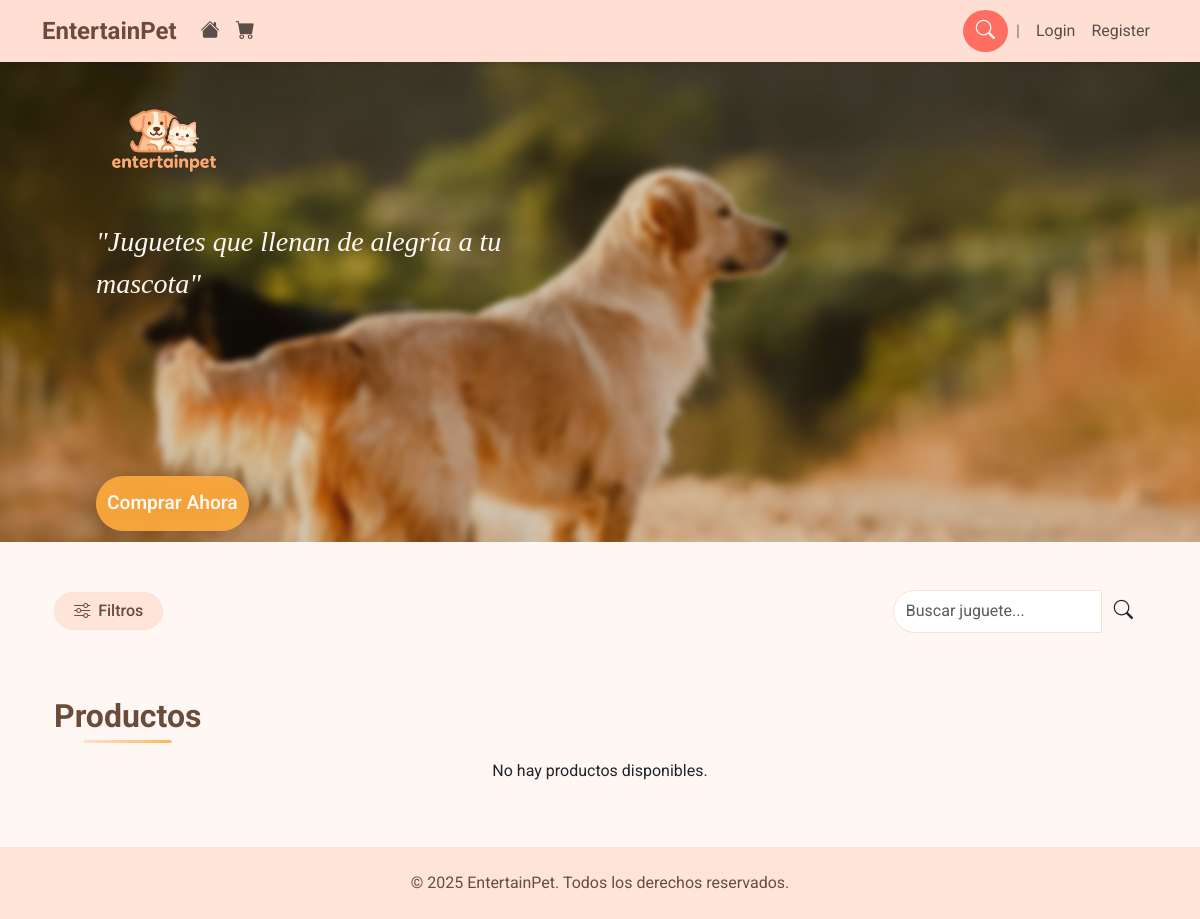
The app's page /, older data.
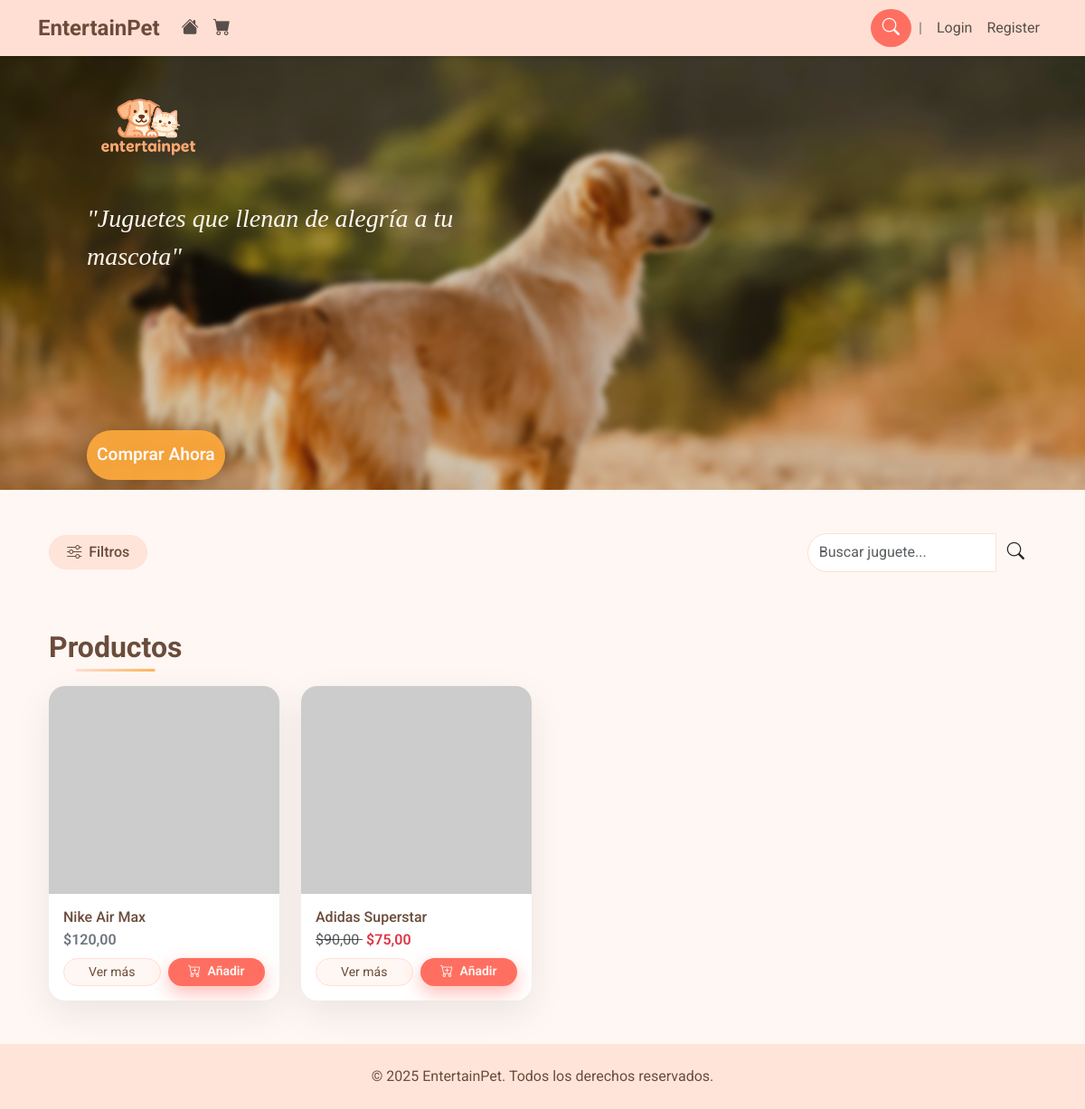
The same page, newer data.
### home/models.py (models this page shows, shortened)
class Producto(models.Model):
    nombre = models.CharField(max_length=200)
    slug = models.SlugField(max_length=220, unique=True, blank=True)
    descripcion = models.TextField(blank=True)
    precio = models.DecimalField(max_digits=10, decimal_places=2)
    precio_oferta = models.DecimalField(max_digits=10, decimal_places=2, null=True, blank=True)
    categoria = models.ForeignKey(Categoria, on_delete=models.PROTECT, related_name="productos")
    marca = models.ForeignKey(Marca, on_delete=models.PROTECT, related_name="productos")
    genero = models.CharField(max_length=50, blank=True)
    color = models.CharField(max_length=50, blank=True)
    material = models.CharField(max_length=50, blank=True)
    stock = models.PositiveIntegerField(default=0)
    esta_disponible = models.BooleanField(default=True)
    es_destacado = models.BooleanField(default=False)
    fecha_creacion = models.DateTimeField(auto_now_add=True)
    fecha_actualizacion = models.DateTimeField(auto_now=True)
    def get_absolute_url(self):
        return f"/catalogo/{self.slug or slugify(self.nombre)}/"

### home/views.py (the view)
# urls.py: path("", views.ProductListView.as_view(), name="catalogo"),
class ProductListView(ListView):
    model = Producto
    template_name = "home/lista_productos.html"
    context_object_name = "productos"
    paginate_by = 12
    def get_queryset(self):
        qs = super().get_queryset().filter(esta_disponible=True)
        q = self.request.GET.get("q", "")
        categoria = self.request.GET.getlist("categoria", [])
        marca = self.request.GET.getlist("marca", [])
        precio_min = self.request.GET.get("min", "")
        precio_max = self.request.GET.get("max", "")
        color = self.request.GET.getlist("color", [])
        material = self.request.GET.getlist("material", [])
        qs = qs.annotate(
                stock_tallas=Sum("tallas__stock"),
            ).annotate(
                stock_total=Coalesce("stock_tallas", F("stock"))
            )
        if q:
            qs = qs.filter(Q(nombre__icontains=q) | Q(descripcion__icontains=q))
        if categoria:
            qs = qs.filter(categoria__id__in=categoria)
        if marca:
            qs = qs.filter(marca__id__in=marca)
        if material:
            qs = qs.filter(material__in=material)
        if color:
            qs = qs.filter(color__in=color)
        if precio_min:
            qs = qs.filter(precio__gte=precio_min)
        if precio_max:
            qs = qs.filter(precio__lte=precio_max)
        return qs
    def get_context_data(self, **kwargs):
        ctx = super().get_context_data(**kwargs)
        ctx["categorias"] = Categoria.objects.all()
        ctx["marcas"] = Marca.objects.all()
        ctx["color"] = Producto.objects.exclude(color="").values_list("color", flat=True).distinct()
        ctx["material"] = Producto.objects.exclude(material="").values_list("material", flat=True).distinct()
        ctx["search"] = self.request.GET.get("q", "")
        ctx["selected_categorias"] = self.request.GET.getlist("categoria")
        ctx["selected_marcas"] = self.request.GET.getlist("marca")
        ctx["selected_colores"] = self.request.GET.getlist("color")
        ctx["selected_materiales"] = self.request.GET.getlist("material")
        return ctx

### home/context_processors.py (called while the page is built)
def cart_counter(request):
    cart_count = 0
    if request.user.is_authenticated:
        carrito = Carrito.objects.filter(cliente=request.user).first()
        if carrito:
            if hasattr(carrito, "cantidad_total_items"):
                cart_count = carrito.cantidad_total_items
            else:
                cart_count = (
                    carrito.carrito_items.aggregate(
                        total=Coalesce(Sum("cantidad"), 0)
                    )["total"]
                    or 0
                )
    else:
        session_cart = request.session.get("cart", {})
        if isinstance(session_cart, dict):
            cart_count = sum(int(v) for v in session_cart.values())
    return {"cart_count": cart_count}

### home/templates/home/lista_productos.html (shortened to what this page needs)
{% extends 'base.html' %}
{% load static %}
{% load query_tags %}
{% block content %}
<section class="hero-section">
    <div class="hero-left">
        <img src="{% static 'img/logo.png' %}" alt="EntertainPet" class="hero-logo">
        <p class="hero-slogan">"Juguetes que llenan de alegría a tu mascota"</p>
        <a href="#catalogo" class="btn btn-search hero-btn">Comprar Ahora</a>
    </div>
</section>
{% endblock %}
{% block inner_content %}
<div class="container mt-5">
    <div class="d-flex flex-column flex-md-row justify-content-between align-items-md-center mb-3 gap-2">
        <div class="d-flex align-items-center gap-2">
            <button class="btn btn-filter-toggle"
                    type="button"
                    data-bs-toggle="collapse"
                    data-bs-target="#filterCollapse"
                    aria-expanded="false"
                    aria-controls="filterCollapse">
                <i class="bi bi-sliders me-1"></i> Filtros
            </button>
        </div>
        <form method="get"
            action="{% url 'home:catalogo' %}"
            class="d-flex align-items-center filter-top-search position-relative">
            <div class="input-group position-relative">
                <input type="text"
                    class="form-control filter-search-input"
                    name="q"
                    placeholder="Buscar juguete..."
                    value="{{ search }}"
                    autocomplete="off"
                    id="catalog-search">
                <button class="btn btn-search" type="submit">
                    <i class="bi bi-search"></i>
                </button>
            </div>
        </form>
    </div>
    <h2 class="section-title mt-5 mb-4 text-center">Productos</h2>
    <div class="row g-4">
        {% for producto in productos %}
        <div class="col-md-3 col-sm-6">
          <div class="card product-card h-100">
              {% with img=producto.imagenes.first %}
                  {% if img %}
                      <img src="{{ img.imagen }}" class="card-img-top product-image" alt="{{ producto.nombre }}">
                  {% endif %}
              {% endwith %}
              <div class="card-body d-flex flex-column">
                  <h5 class="product-title mb-1 text-truncate">{{ producto.nombre }}</h5>
                  {% if producto.precio_oferta %}
                      <p class="mb-2">
                          <span class="text-muted text-decoration-line-through">
                              ${{ producto.precio }}
                          </span>
                          <span class="ms-1 text-danger fw-semibold">
                              ${{ producto.precio_oferta }}
                          </span>
                      </p>
                  {% else %}
                      <p class="mb-2 fw-semibold text-secondary">
                          ${{ producto.precio }}
                      </p>
                  {% endif %}
                  <div class="mt-auto d-flex gap-2">
                    <a href="{{ producto.get_absolute_url }}" class="btn btn-outline-secondary btn-sm w-50">
                        Ver más
                    </a>
                    {% if producto.stock_total <= 0 %}
                        <button class="btn btn-cart btn-sm w-50 disabled" disabled>
                            Agotado
                        </button>
                    {% else %}
                        <a href="{% url 'home:carrito_add' producto.pk %}" class="btn btn-cart btn-sm w-50">
                            <i class="bi bi-cart-plus me-1"></i> Añadir
                        </a>
                    {% endif %}
                  </div>
              </div>
          </div>
      </div>
        {% empty %}
            <p class="text-center">No hay productos disponibles.</p>
        {% endfor %}
    </div>
</div>
{% endblock %}

### home/templates/base.html (shortened to what this page needs)
{% load static %}
<!DOCTYPE html>
<html lang="es">
<head>
    <link href="https://cdn.jsdelivr.net/npm/bootstrap@5.3.0/dist/css/bootstrap.min.css" rel="stylesheet">
    <link rel="stylesheet" href="https://cdn.jsdelivr.net/npm/bootstrap-icons@1.11.1/font/bootstrap-icons.css">
    <link rel="stylesheet" href="{% static 'css/styles.css' %}">
    <link rel="stylesheet" href="https://cdn.jsdelivr.net/npm/swiper@11/swiper-bundle.min.css"/>
</head>
<body>
    <div class="page-wrapper">
    <nav class="navbar navbar-expand-lg shadow-sm">
        <div class="container">
            <a class="navbar-brand" href="{% url 'home:catalogo' %}">EntertainPet</a>
            <div class="collapse navbar-collapse" id="navbarNav">
                <ul class="navbar-nav me-auto mb-2 mb-lg-0">
                    <li class="nav-item">
                        <a class="nav-link" href="{% url 'home:catalogo' %}">
                            <i class="bi bi-house-fill"></i>
                        </a>
                    </li>
                    <li class="nav-item">
                        <a class="nav-link cart-wrapper" href="{% url 'home:carrito' %}">
                            <i class="bi bi-cart-fill"></i>
                        </a>
                    </li>
                </ul>
                <form class="search-box d-flex align-items-center position-relative" method="get" action="{% url 'home:catalogo' %}">
                    <button class="btn btn-search toggle-search" type="button">
                        <i class="bi bi-search"></i>
                    </button>
                </form>
                <span class="mx-2 text-secondary">|</span>
                {% if user.is_authenticated %}
                    {% if user.is_anonymous_user %}
                        <span>@Invitado</span>
                    {% else %}
                        <span>@{{ user.username }}</span>
                    {% endif %}
                    <span class="mx-2 text-secondary">|</span>
                    <form method="post" action="{% url 'home:logout' %}" style="display: inline;">
                        {% csrf_token %}
                        <button type="submit" class="logout-btn">Cerrar Sesión</button>
                    </form>
                {% else %}
                    <ul class="navbar-nav mb-2 mb-lg-0">
                        <li class="nav-item"><a class="nav-link" href="{% url 'home:login' %}">Login</a></li>
                        <li class="nav-item"><a class="nav-link" href="{% url 'home:register' %}">Register</a></li>
                    </ul>
                {% endif %}
            </div>
        </div>
    </nav>
    <main class="content-wrapper">
    {% block content %}{% endblock %}
    <div class="container mt-4">
        {% block inner_content %}{% endblock %}
    </div>
    </main>
    <footer class="text-center py-4 mt-5">
        &copy; 2025 EntertainPet. Todos los derechos reservados.
    </footer>
    </div>
</body>
</html>

### home/static/css/styles.css (style rules this page uses)
html { height: 100%; }
body { font-family: 'Roboto', sans-serif; background-color: #fff7f3; min-height: 100%; display: flex; flex-direction: column; }
.page-wrapper { display: flex; flex-direction: column; min-height: 100vh; }
.content-wrapper { flex: 1; }
.navbar { padding-top: 0.5rem; padding-bottom: 0.5rem; background-color: #ffdfd3; }
.navbar-brand { font-weight: 700; font-size: 1.5rem; color: #6b4c3b !important; }
.navbar .nav-link i, .btn-search i { font-size: 1.2rem; }
.cart-wrapper { position: relative; display: inline-block; }
.cart-wrapper .bi-cart-fill { font-size: 1.2rem; }
footer { background-color: #ffe5d9; color: #6b4c3b; }
.hero-section { position: relative; overflow: hidden; height: 480px; display: flex; align-items: center; padding-left: 6rem; }
.hero-section::before { content: ""; position: absolute; inset: 0; background-image: url('../img/hero-mascotas.jpg'); background-size: cover; background-position: center; filter: blur(3px) brightness(0.85); transform: scale(1.1); z-index: -1; }
.hero-left { position: relative; z-index: 2; max-width: 450px; display: flex; flex-direction: column; align-items: flex-start; gap: 0.8rem; }
.hero-logo { width: 30%; }
.hero-slogan { font-family: 'Times New Roman', Times, serif; font-style: italic; font-size: 1.75rem; color: #fff7f3; margin-bottom: 1.5rem; }
.hero-btn { background-color: rgba(255, 170, 60, 0.9); color: #fff7f3; padding: 12px 10px; font-size: 1.2rem; font-weight: 600; border-radius: 100px; box-shadow: 0 6px 18px rgba(0, 0, 0, 0.15); transition: 0.25s ease; margin-top: 30%; }
h2 { font-weight: 700; color: #6b4c3b; }
.card { border-radius: 10px; }
.card-img-top { border-top-left-radius: 10px; border-top-right-radius: 10px; }
.product-card { border: none; border-radius: 18px; overflow: hidden; background: #ffffff; box-shadow: 0 14px 40px rgba(0, 0, 0, 0.08); transition: transform 0.25s ease, box-shadow 0.25s ease; }
.product-image { height: 230px; object-fit: cover; }
.product-title { font-size: 1rem; color: #6b4c3b; }
.btn-cart { background-color: #ff6f61; color: #fff7f3; border-radius: 999px; border: none; font-weight: 600; transition: transform 0.2s ease, box-shadow 0.2s ease, background-color 0.2s ease; box-shadow: 0 8px 20px rgba(255, 111, 97, 0.45); }
.product-card .btn-outline-secondary { border-radius: 999px; border-color: #ffdfd3; color: #6b4c3b; background-color: #fff7f3; }
.section-title { position: relative; display: inline-block; }
.section-title::after { content: ""; position: absolute; left: 50%; bottom: -8px; transform: translateX(-50%); width: 60%; height: 3px; border-radius: 999px; background: linear-gradient(90deg, #ffdfd3, #ffb55a); }
.btn-filter-toggle { border-radius: 999px; background-color: #ffe5d9; color: #6b4c3b; border: 1px solid #ffdfd3; font-weight: 500; padding-inline: 1.2rem; }
.filter-top-search .filter-search-input, .filter-search-input { border-radius: 999px 0 0 999px; border-color: #ffdfd3; background-color: #ffffff; }
.search-box { position: relative; }
.toggle-search { background-color: #ff6f61; color: #fff; border-radius: 50%; }

Row changes from the older to the newer data that the page shows:
added Producto: nombre "Nike Air Max", precio "120,00", shows "Añadir"
added Producto: nombre "Adidas Superstar", precio "90,00", precio_oferta "75,00", shows "Añadir"
Text that changed along with them:
text no longer shown: "No hay productos disponibles."
